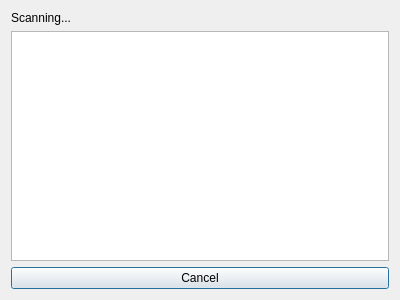
<?xml version="1.0" encoding="UTF-8"?>
<ui version="4.0">
    <class>RemoteSelector</class>
    <widget class="QDialog" name="RemoteSelector">
        <property name="geometry">
            <rect>
                <x>0</x>
                <y>0</y>
                <width>400</width>
                <height>300</height>
            </rect>
        </property>
        <property name="windowTitle">
            <string>Available chat services</string>
        </property>
        <layout class="QVBoxLayout" name="verticalLayout">
            <item>
                <widget class="QLabel" name="status">
                    <property name="text">
                        <string>Scanning...</string>
                    </property>
                </widget>
            </item>
            <item>
                <widget class="QListWidget" name="remoteDevices"/>
            </item>
            <item>
                <widget class="QPushButton" name="cancelButton">
                    <property name="text">
                        <string>Cancel</string>
                    </property>
                </widget>
            </item>
        </layout>
    </widget>
    <resources/>
    <connections/>
</ui>
